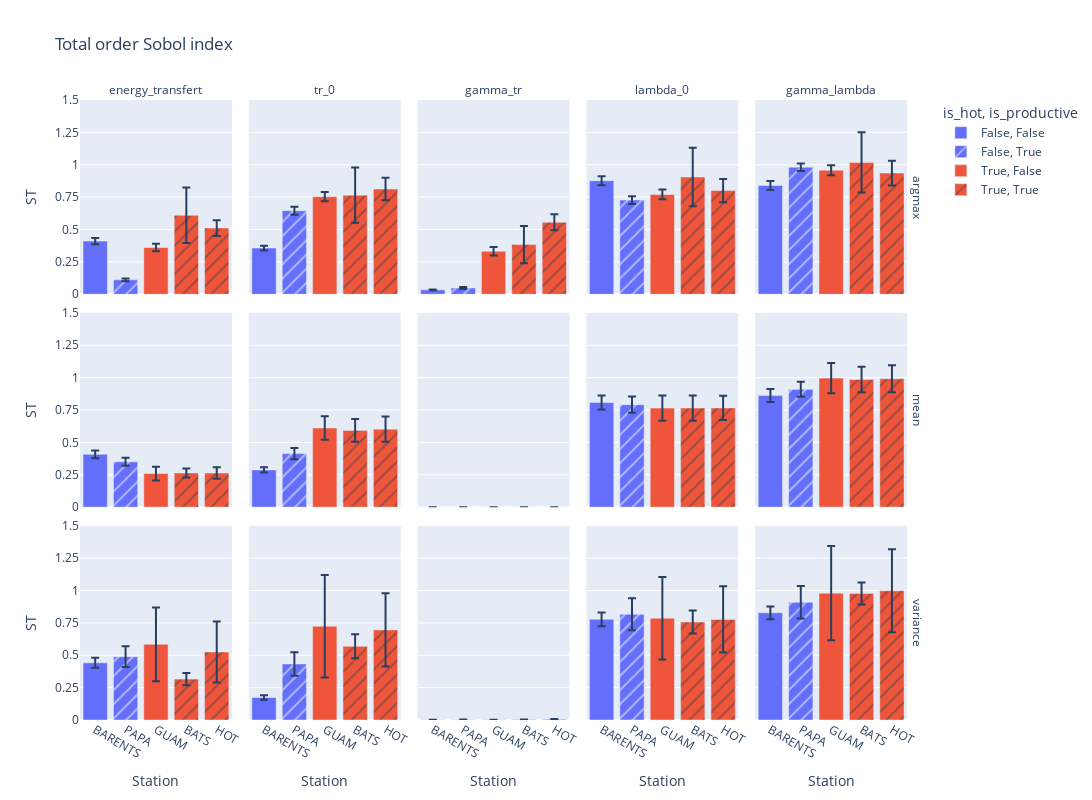

Here is the notebook cell this chart was saved with:
### Markdown cell above
### Total order Sobol indices

### Code cell
fig = px.bar(
    sobol_total_order,
    x="Station",
    facet_col="Parameter",
    y="ST",
    error_y="ST_conf",
    facet_row="QoI",
    color="is_hot",
    pattern_shape="is_productive",
    title="Total order Sobol index",
)

fig.update_layout(
    title="Total order Sobol index",
    width=1200,
    height=800,
)

fig.for_each_annotation(lambda a: a.update(text=a.text.split("=")[-1]))
fig.update_yaxes(range=[0, 1.5])
# je veux plus de ticks selon y
fig.update_yaxes(
    # ticks="outside",
    tickmode="linear",
    dtick=0.25,
)

### Figure 1 — Plotly figure (JSON) as saved in the notebook; plotly's stock layout.template omitted (floating-point values rounded to 4 significant figures)
{"data": [{"alignmentgroup": "True", "error_y": {"array": [0.02411]}, "hovertemplate": "is_hot=False<br>is_productive=False<br>QoI=argmax<br>Parameter=energy_transfert<br>Station=%{x}<br>ST=%{y}<extra></extra>", "legendgroup": "False, False", "marker": {"color": "#636efa", "pattern": {"shape": ""}}, "name": "False, False", "offsetgroup": "False, False", "orientation": "v", "showlegend": true, "textposition": "auto", "type": "bar", "x": ["BARENTS"], "xaxis": "x11", "y": [0.4109], "yaxis": "y11"}, {"alignmentgroup": "True", "error_y": {"array": [0.01833]}, "hovertemplate": "is_hot=False<br>is_productive=False<br>QoI=argmax<br>Parameter=tr_0<br>Station=%{x}<br>ST=%{y}<extra></extra>", "legendgroup": "False, False", "marker": {"color": "#636efa", "pattern": {"shape": ""}}, "name": "False, False", "offsetgroup": "False, False", "orientation": "v", "showlegend": false, "textposition": "auto", "type": "bar", "x": ["BARENTS"], "xaxis": "x12", "y": [0.3572], "yaxis": "y12"}, {"alignmentgroup": "True", "error_y": {"array": [0.002362]}, "hovertemplate": "is_hot=False<br>is_productive=False<br>QoI=argmax<br>Parameter=gamma_tr<br>Station=%{x}<br>ST=%{y}<extra></extra>", "legendgroup": "False, False", "marker": {"color": "#636efa", "pattern": {"shape": ""}}, "name": "False, False", "offsetgroup": "False, False", "orientation": "v", "showlegend": false, "textposition": "auto", "type": "bar", "x": ["BARENTS"], "xaxis": "x13", "y": [0.03412], "yaxis": "y13"}, {"alignmentgroup": "True", "error_y": {"array": [0.03471]}, "hovertemplate": "is_hot=False<br>is_productive=False<br>QoI=argmax<br>Parameter=lambda_0<br>Station=%{x}<br>ST=%{y}<extra></extra>", "legendgroup": "False, False", "marker": {"color": "#636efa", "pattern": {"shape": ""}}, "name": "False, False", "offsetgroup": "False, False", "orientation": "v", "showlegend": false, "textposition": "auto", "type": "bar", "x": ["BARENTS"], "xaxis": "x14", "y": [0.8768], "yaxis": "y14"}, {"alignmentgroup": "True", "error_y": {"array": [0.03522]}, "hovertemplate": "is_hot=False<br>is_productive=False<br>QoI=argmax<br>Parameter=gamma_lambda<br>Station=%{x}<br>ST=%{y}<extra></extra>", "legendgroup": "False, False", "marker": {"color": "#636efa", "pattern": {"shape": ""}}, "name": "False, False", "offsetgroup": "False, False", "orientation": "v", "showlegend": false, "textposition": "auto", "type": "bar", "x": ["BARENTS"], "xaxis": "x15", "y": [0.8402], "yaxis": "y15"}, {"alignmentgroup": "True", "error_y": {"array": [0.03045]}, "hovertemplate": "is_hot=False<br>is_productive=False<br>QoI=mean<br>Parameter=energy_transfert<br>Station=%{x}<br>ST=%{y}<extra></extra>", "legendgroup": "False, False", "marker": {"color": "#636efa", "pattern": {"shape": ""}}, "name": "False, False", "offsetgroup": "False, False", "orientation": "v", "showlegend": false, "textposition": "auto", "type": "bar", "x": ["BARENTS"], "xaxis": "x6", "y": [0.4076], "yaxis": "y6"}, {"alignmentgroup": "True", "error_y": {"array": [0.02063]}, "hovertemplate": "is_hot=False<br>is_productive=False<br>QoI=mean<br>Parameter=tr_0<br>Station=%{x}<br>ST=%{y}<extra></extra>", "legendgroup": "False, False", "marker": {"color": "#636efa", "pattern": {"shape": ""}}, "name": "False, False", "offsetgroup": "False, False", "orientation": "v", "showlegend": false, "textposition": "auto", "type": "bar", "x": ["BARENTS"], "xaxis": "x7", "y": [0.2875], "yaxis": "y7"}, {"alignmentgroup": "True", "error_y": {"array": [5.66e-06]}, "hovertemplate": "is_hot=False<br>is_productive=False<br>QoI=mean<br>Parameter=gamma_tr<br>Station=%{x}<br>ST=%{y}<extra></extra>", "legendgroup": "False, False", "marker": {"color": "#636efa", "pattern": {"shape": ""}}, "name": "False, False", "offsetgroup": "False, False", "orientation": "v", "showlegend": false, "textposition": "auto", "type": "bar", "x": ["BARENTS"], "xaxis": "x8", "y": [2.98e-05], "yaxis": "y8"}, {"alignmentgroup": "True", "error_y": {"array": [0.05406]}, "hovertemplate": "is_hot=False<br>is_productive=False<br>QoI=mean<br>Parameter=lambda_0<br>Station=%{x}<br>ST=%{y}<extra></extra>", "legendgroup": "False, False", "marker": {"color": "#636efa", "pattern": {"shape": ""}}, "name": "False, False", "offsetgroup": "False, False", "orientation": "v", "showlegend": false, "textposition": "auto", "type": "bar", "x": ["BARENTS"], "xaxis": "x9", "y": [0.808], "yaxis": "y9"}, {"alignmentgroup": "True", "error_y": {"array": [0.05009]}, "hovertemplate": "is_hot=False<br>is_productive=False<br>QoI=mean<br>Parameter=gamma_lambda<br>Station=%{x}<br>ST=%{y}<extra></extra>", "legendgroup": "False, False", "marker": {"color": "#636efa", "pattern": {"shape": ""}}, "name": "False, False", "offsetgroup": "False, False", "orientation": "v", "showlegend": false, "textposition": "auto", "type": "bar", "x": ["BARENTS"], "xaxis": "x10", "y": [0.8614], "yaxis": "y10"}, {"alignmentgroup": "True", "error_y": {"array": [0.03894]}, "hovertemplate": "is_hot=False<br>is_productive=False<br>QoI=variance<br>Parameter=energy_transfert<br>Station=%{x}<br>ST=%{y}<extra></extra>", "legendgroup": "False, False", "marker": {"color": "#636efa", "pattern": {"shape": ""}}, "name": "False, False", "offsetgroup": "False, False", "orientation": "v", "showlegend": false, "textposition": "auto", "type": "bar", "x": ["BARENTS"], "xaxis": "x", "y": [0.4415], "yaxis": "y"}, {"alignmentgroup": "True", "error_y": {"array": [0.01806]}, "hovertemplate": "is_hot=False<br>is_productive=False<br>QoI=variance<br>Parameter=tr_0<br>Station=%{x}<br>ST=%{y}<extra></extra>", "legendgroup": "False, False", "marker": {"color": "#636efa", "pattern": {"shape": ""}}, "name": "False, False", "offsetgroup": "False, False", "orientation": "v", "showlegend": false, "textposition": "auto", "type": "bar", "x": ["BARENTS"], "xaxis": "x2", "y": [0.1736], "yaxis": "y2"}, {"alignmentgroup": "True", "error_y": {"array": [0.0002614]}, "hovertemplate": "is_hot=False<br>is_productive=False<br>QoI=variance<br>Parameter=gamma_tr<br>Station=%{x}<br>ST=%{y}<extra></extra>", "legendgroup": "False, False", "marker": {"color": "#636efa", "pattern": {"shape": ""}}, "name": "False, False", "offsetgroup": "False, False", "orientation": "v", "showlegend": false, "textposition": "auto", "type": "bar", "x": ["BARENTS"], "xaxis": "x3", "y": [0.001453], "yaxis": "y3"}, {"alignmentgroup": "True", "error_y": {"array": [0.05331]}, "hovertemplate": "is_hot=False<br>is_productive=False<br>QoI=variance<br>Parameter=lambda_0<br>Station=%{x}<br>ST=%{y}<extra></extra>", "legendgroup": "False, False", "marker": {"color": "#636efa", "pattern": {"shape": ""}}, "name": "False, False", "offsetgroup": "False, False", "orientation": "v", "showlegend": false, "textposition": "auto", "type": "bar", "x": ["BARENTS"], "xaxis": "x4", "y": [0.7772], "yaxis": "y4"}, {"alignmentgroup": "True", "error_y": {"array": [0.04943]}, "hovertemplate": "is_hot=False<br>is_productive=False<br>QoI=variance<br>Parameter=gamma_lambda<br>Station=%{x}<br>ST=%{y}<extra></extra>", "legendgroup": "False, False", "marker": {"color": "#636efa", "pattern": {"shape": ""}}, "name": "False, False", "offsetgroup": "False, False", "orientation": "v", "showlegend": false, "textposition": "auto", "type": "bar", "x": ["BARENTS"], "xaxis": "x5", "y": [0.8273], "yaxis": "y5"}, {"alignmentgroup": "True", "error_y": {"array": [0.009992]}, "hovertemplate": "is_hot=False<br>is_productive=True<br>QoI=argmax<br>Parameter=energy_transfert<br>Station=%{x}<br>ST=%{y}<extra></extra>", "legendgroup": "False, True", "marker": {"color": "#636efa", "pattern": {"shape": "/"}}, "name": "False, True", "offsetgroup": "False, True", "orientation": "v", "showlegend": true, "textposition": "auto", "type": "bar", "x": ["PAPA"], "xaxis": "x11", "y": [0.1113], "yaxis": "y11"}, {"alignmentgroup": "True", "error_y": {"array": [0.03153]}, "hovertemplate": "is_hot=False<br>is_productive=True<br>QoI=argmax<br>Parameter=tr_0<br>Station=%{x}<br>ST=%{y}<extra></extra>", "legendgroup": "False, True", "marker": {"color": "#636efa", "pattern": {"shape": "/"}}, "name": "False, True", "offsetgroup": "False, True", "orientation": "v", "showlegend": false, "textposition": "auto", "type": "bar", "x": ["PAPA"], "xaxis": "x12", "y": [0.6451], "yaxis": "y12"}, {"alignmentgroup": "True", "error_y": {"array": [0.007801]}, "hovertemplate": "is_hot=False<br>is_productive=True<br>QoI=argmax<br>Parameter=gamma_tr<br>Station=%{x}<br>ST=%{y}<extra></extra>", "legendgroup": "False, True", "marker": {"color": "#636efa", "pattern": {"shape": "/"}}, "name": "False, True", "offsetgroup": "False, True", "orientation": "v", "showlegend": false, "textposition": "auto", "type": "bar", "x": ["PAPA"], "xaxis": "x13", "y": [0.04923], "yaxis": "y13"}, {"alignmentgroup": "True", "error_y": {"array": [0.02985]}, "hovertemplate": "is_hot=False<br>is_productive=True<br>QoI=argmax<br>Parameter=lambda_0<br>Station=%{x}<br>ST=%{y}<extra></extra>", "legendgroup": "False, True", "marker": {"color": "#636efa", "pattern": {"shape": "/"}}, "name": "False, True", "offsetgroup": "False, True", "orientation": "v", "showlegend": false, "textposition": "auto", "type": "bar", "x": ["PAPA"], "xaxis": "x14", "y": [0.7277], "yaxis": "y14"}, {"alignmentgroup": "True", "error_y": {"array": [0.0287]}, "hovertemplate": "is_hot=False<br>is_productive=True<br>QoI=argmax<br>Parameter=gamma_lambda<br>Station=%{x}<br>ST=%{y}<extra></extra>", "legendgroup": "False, True", "marker": {"color": "#636efa", "pattern": {"shape": "/"}}, "name": "False, True", "offsetgroup": "False, True", "orientation": "v", "showlegend": false, "textposition": "auto", "type": "bar", "x": ["PAPA"], "xaxis": "x15", "y": [0.9814], "yaxis": "y15"}, {"alignmentgroup": "True", "error_y": {"array": [0.03141]}, "hovertemplate": "is_hot=False<br>is_productive=True<br>QoI=mean<br>Parameter=energy_transfert<br>Station=%{x}<br>ST=%{y}<extra></extra>", "legendgroup": "False, True", "marker": {"color": "#636efa", "pattern": {"shape": "/"}}, "name": "False, True", "offsetgroup": "False, True", "orientation": "v", "showlegend": false, "textposition": "auto", "type": "bar", "x": ["PAPA"], "xaxis": "x6", "y": [0.3502], "yaxis": "y6"}, {"alignmentgroup": "True", "error_y": {"array": [0.04354]}, "hovertemplate": "is_hot=False<br>is_productive=True<br>QoI=mean<br>Parameter=tr_0<br>Station=%{x}<br>ST=%{y}<extra></extra>", "legendgroup": "False, True", "marker": {"color": "#636efa", "pattern": {"shape": "/"}}, "name": "False, True", "offsetgroup": "False, True", "orientation": "v", "showlegend": false, "textposition": "auto", "type": "bar", "x": ["PAPA"], "xaxis": "x7", "y": [0.4134], "yaxis": "y7"}, {"alignmentgroup": "True", "error_y": {"array": [6.787e-06]}, "hovertemplate": "is_hot=False<br>is_productive=True<br>QoI=mean<br>Parameter=gamma_tr<br>Station=%{x}<br>ST=%{y}<extra></extra>", "legendgroup": "False, True", "marker": {"color": "#636efa", "pattern": {"shape": "/"}}, "name": "False, True", "offsetgroup": "False, True", "orientation": "v", "showlegend": false, "textposition": "auto", "type": "bar", "x": ["PAPA"], "xaxis": "x8", "y": [2.469e-05], "yaxis": "y8"}, {"alignmentgroup": "True", "error_y": {"array": [0.06212]}, "hovertemplate": "is_hot=False<br>is_productive=True<br>QoI=mean<br>Parameter=lambda_0<br>Station=%{x}<br>ST=%{y}<extra></extra>", "legendgroup": "False, True", "marker": {"color": "#636efa", "pattern": {"shape": "/"}}, "name": "False, True", "offsetgroup": "False, True", "orientation": "v", "showlegend": false, "textposition": "auto", "type": "bar", "x": ["PAPA"], "xaxis": "x9", "y": [0.7914], "yaxis": "y9"}, {"alignmentgroup": "True", "error_y": {"array": [0.0579]}, "hovertemplate": "is_hot=False<br>is_productive=True<br>QoI=mean<br>Parameter=gamma_lambda<br>Station=%{x}<br>ST=%{y}<extra></extra>", "legendgroup": "False, True", "marker": {"color": "#636efa", "pattern": {"shape": "/"}}, "name": "False, True", "offsetgroup": "False, True", "orientation": "v", "showlegend": false, "textposition": "auto", "type": "bar", "x": ["PAPA"], "xaxis": "x10", "y": [0.9093], "yaxis": "y10"}, {"alignmentgroup": "True", "error_y": {"array": [0.07987]}, "hovertemplate": "is_hot=False<br>is_productive=True<br>QoI=variance<br>Parameter=energy_transfert<br>Station=%{x}<br>ST=%{y}<extra></extra>", "legendgroup": "False, True", "marker": {"color": "#636efa", "pattern": {"shape": "/"}}, "name": "False, True", "offsetgroup": "False, True", "orientation": "v", "showlegend": false, "textposition": "auto", "type": "bar", "x": ["PAPA"], "xaxis": "x", "y": [0.4889], "yaxis": "y"}, {"alignmentgroup": "True", "error_y": {"array": [0.09077]}, "hovertemplate": "is_hot=False<br>is_productive=True<br>QoI=variance<br>Parameter=tr_0<br>Station=%{x}<br>ST=%{y}<extra></extra>", "legendgroup": "False, True", "marker": {"color": "#636efa", "pattern": {"shape": "/"}}, "name": "False, True", "offsetgroup": "False, True", "orientation": "v", "showlegend": false, "textposition": "auto", "type": "bar", "x": ["PAPA"], "xaxis": "x2", "y": [0.4324], "yaxis": "y2"}, {"alignmentgroup": "True", "error_y": {"array": [0.0005688]}, "hovertemplate": "is_hot=False<br>is_productive=True<br>QoI=variance<br>Parameter=gamma_tr<br>Station=%{x}<br>ST=%{y}<extra></extra>", "legendgroup": "False, True", "marker": {"color": "#636efa", "pattern": {"shape": "/"}}, "name": "False, True", "offsetgroup": "False, True", "orientation": "v", "showlegend": false, "textposition": "auto", "type": "bar", "x": ["PAPA"], "xaxis": "x3", "y": [0.002714], "yaxis": "y3"}, {"alignmentgroup": "True", "error_y": {"array": [0.1232]}, "hovertemplate": "is_hot=False<br>is_productive=True<br>QoI=variance<br>Parameter=lambda_0<br>Station=%{x}<br>ST=%{y}<extra></extra>", "legendgroup": "False, True", "marker": {"color": "#636efa", "pattern": {"shape": "/"}}, "name": "False, True", "offsetgroup": "False, True", "orientation": "v", "showlegend": false, "textposition": "auto", "type": "bar", "x": ["PAPA"], "xaxis": "x4", "y": [0.8163], "yaxis": "y4"}, {"alignmentgroup": "True", "error_y": {"array": [0.1251]}, "hovertemplate": "is_hot=False<br>is_productive=True<br>QoI=variance<br>Parameter=gamma_lambda<br>Station=%{x}<br>ST=%{y}<extra></extra>", "legendgroup": "False, True", "marker": {"color": "#636efa", "pattern": {"shape": "/"}}, "name": "False, True", "offsetgroup": "False, True", "orientation": "v", "showlegend": false, "textposition": "auto", "type": "bar", "x": ["PAPA"], "xaxis": "x5", "y": [0.9088], "yaxis": "y5"}, {"alignmentgroup": "True", "error_y": {"array": [0.02836]}, "hovertemplate": "is_hot=True<br>is_productive=False<br>QoI=argmax<br>Parameter=energy_transfert<br>Station=%{x}<br>ST=%{y}<extra></extra>", "legendgroup": "True, False", "marker": {"color": "#EF553B", "pattern": {"shape": ""}}, "name": "True, False", "offsetgroup": "True, False", "orientation": "v", "showlegend": true, "textposition": "auto", "type": "bar", "x": ["GUAM"], "xaxis": "x11", "y": [0.3611], "yaxis": "y11"}, {"alignmentgroup": "True", "error_y": {"array": [0.0353]}, "hovertemplate": "is_hot=True<br>is_productive=False<br>QoI=argmax<br>Parameter=tr_0<br>Station=%{x}<br>ST=%{y}<extra></extra>", "legendgroup": "True, False", "marker": {"color": "#EF553B", "pattern": {"shape": ""}}, "name": "True, False", "offsetgroup": "True, False", "orientation": "v", "showlegend": false, "textposition": "auto", "type": "bar", "x": ["GUAM"], "xaxis": "x12", "y": [0.7536], "yaxis": "y12"}, {"alignmentgroup": "True", "error_y": {"array": [0.03342]}, "hovertemplate": "is_hot=True<br>is_productive=False<br>QoI=argmax<br>Parameter=gamma_tr<br>Station=%{x}<br>ST=%{y}<extra></extra>", "legendgroup": "True, False", "marker": {"color": "#EF553B", "pattern": {"shape": ""}}, "name": "True, False", "offsetgroup": "True, False", "orientation": "v", "showlegend": false, "textposition": "auto", "type": "bar", "x": ["GUAM"], "xaxis": "x13", "y": [0.3319], "yaxis": "y13"}, {"alignmentgroup": "True", "error_y": {"array": [0.03772]}, "hovertemplate": "is_hot=True<br>is_productive=False<br>QoI=argmax<br>Parameter=lambda_0<br>Station=%{x}<br>ST=%{y}<extra></extra>", "legendgroup": "True, False", "marker": {"color": "#EF553B", "pattern": {"shape": ""}}, "name": "True, False", "offsetgroup": "True, False", "orientation": "v", "showlegend": false, "textposition": "auto", "type": "bar", "x": ["GUAM"], "xaxis": "x14", "y": [0.7704], "yaxis": "y14"}, {"alignmentgroup": "True", "error_y": {"array": [0.03859]}, "hovertemplate": "is_hot=True<br>is_productive=False<br>QoI=argmax<br>Parameter=gamma_lambda<br>Station=%{x}<br>ST=%{y}<extra></extra>", "legendgroup": "True, False", "marker": {"color": "#EF553B", "pattern": {"shape": ""}}, "name": "True, False", "offsetgroup": "True, False", "orientation": "v", "showlegend": false, "textposition": "auto", "type": "bar", "x": ["GUAM"], "xaxis": "x15", "y": [0.9572], "yaxis": "y15"}, {"alignmentgroup": "True", "error_y": {"array": [0.05342]}, "hovertemplate": "is_hot=True<br>is_productive=False<br>QoI=mean<br>Parameter=energy_transfert<br>Station=%{x}<br>ST=%{y}<extra></extra>", "legendgroup": "True, False", "marker": {"color": "#EF553B", "pattern": {"shape": ""}}, "name": "True, False", "offsetgroup": "True, False", "orientation": "v", "showlegend": false, "textposition": "auto", "type": "bar", "x": ["GUAM"], "xaxis": "x6", "y": [0.2592], "yaxis": "y6"}, {"alignmentgroup": "True", "error_y": {"array": [0.09049]}, "hovertemplate": "is_hot=True<br>is_productive=False<br>QoI=mean<br>Parameter=tr_0<br>Station=%{x}<br>ST=%{y}<extra></extra>", "legendgroup": "True, False", "marker": {"color": "#EF553B", "pattern": {"shape": ""}}, "name": "True, False", "offsetgroup": "True, False", "orientation": "v", "showlegend": false, "textposition": "auto", "type": "bar", "x": ["GUAM"], "xaxis": "x7", "y": [0.6109], "yaxis": "y7"}, {"alignmentgroup": "True", "error_y": {"array": [2.59e-06]}, "hovertemplate": "is_hot=True<br>is_productive=False<br>QoI=mean<br>Parameter=gamma_tr<br>Station=%{x}<br>ST=%{y}<extra></extra>", "legendgroup": "True, False", "marker": {"color": "#EF553B", "pattern": {"shape": ""}}, "name": "True, False", "offsetgroup": "True, False", "orientation": "v", "showlegend": false, "textposition": "auto", "type": "bar", "x": ["GUAM"], "xaxis": "x8", "y": [5.347e-06], "yaxis": "y8"}, {"alignmentgroup": "True", "error_y": {"array": [0.09701]}, "hovertemplate": "is_hot=True<br>is_productive=False<br>QoI=mean<br>Parameter=lambda_0<br>Station=%{x}<br>ST=%{y}<extra></extra>", "legendgroup": "True, False", "marker": {"color": "#EF553B", "pattern": {"shape": ""}}, "name": "True, False", "offsetgroup": "True, False", "orientation": "v", "showlegend": false, "textposition": "auto", "type": "bar", "x": ["GUAM"], "xaxis": "x9", "y": [0.7647], "yaxis": "y9"}, {"alignmentgroup": "True", "error_y": {"array": [0.1159]}, "hovertemplate": "is_hot=True<br>is_productive=False<br>QoI=mean<br>Parameter=gamma_lambda<br>Station=%{x}<br>ST=%{y}<extra></extra>", "legendgroup": "True, False", "marker": {"color": "#EF553B", "pattern": {"shape": ""}}, "name": "True, False", "offsetgroup": "True, False", "orientation": "v", "showlegend": false, "textposition": "auto", "type": "bar", "x": ["GUAM"], "xaxis": "x10", "y": [0.9962], "yaxis": "y10"}, {"alignmentgroup": "True", "error_y": {"array": [0.2852]}, "hovertemplate": "is_hot=True<br>is_productive=False<br>QoI=variance<br>Parameter=energy_transfert<br>Station=%{x}<br>ST=%{y}<extra></extra>", "legendgroup": "True, False", "marker": {"color": "#EF553B", "pattern": {"shape": ""}}, "name": "True, False", "offsetgroup": "True, False", "orientation": "v", "showlegend": false, "textposition": "auto", "type": "bar", "x": ["GUAM"], "xaxis": "x", "y": [0.5842], "yaxis": "y"}, {"alignmentgroup": "True", "error_y": {"array": [0.3957]}, "hovertemplate": "is_hot=True<br>is_productive=False<br>QoI=variance<br>Parameter=tr_0<br>Station=%{x}<br>ST=%{y}<extra></extra>", "legendgroup": "True, False", "marker": {"color": "#EF553B", "pattern": {"shape": ""}}, "name": "True, False", "offsetgroup": "True, False", "orientation": "v", "showlegend": false, "textposition": "auto", "type": "bar", "x": ["GUAM"], "xaxis": "x2", "y": [0.7247], "yaxis": "y2"}, {"alignmentgroup": "True", "error_y": {"array": [0.0008775]}, "hovertemplate": "is_hot=True<br>is_productive=False<br>QoI=variance<br>Parameter=gamma_tr<br>Station=%{x}<br>ST=%{y}<extra></extra>", "legendgroup": "True, False", "marker": {"color": "#EF553B", "pattern": {"shape": ""}}, "name": "True, False", "offsetgroup": "True, False", "orientation": "v", "showlegend": false, "textposition": "auto", "type": "bar", "x": ["GUAM"], "xaxis": "x3", "y": [0.001153], "yaxis": "y3"}, {"alignmentgroup": "True", "error_y": {"array": [0.3185]}, "hovertemplate": "is_hot=True<br>is_productive=False<br>QoI=variance<br>Parameter=lambda_0<br>Station=%{x}<br>ST=%{y}<extra></extra>", "legendgroup": "True, False", "marker": {"color": "#EF553B", "pattern": {"shape": ""}}, "name": "True, False", "offsetgroup": "True, False", "orientation": "v", "showlegend": false, "textposition": "auto", "type": "bar", "x": ["GUAM"], "xaxis": "x4", "y": [0.786], "yaxis": "y4"}, {"alignmentgroup": "True", "error_y": {"array": [0.3632]}, "hovertemplate": "is_hot=True<br>is_productive=False<br>QoI=variance<br>Parameter=gamma_lambda<br>Station=%{x}<br>ST=%{y}<extra></extra>", "legendgroup": "True, False", "marker": {"color": "#EF553B", "pattern": {"shape": ""}}, "name": "True, False", "offsetgroup": "True, False", "orientation": "v", "showlegend": false, "textposition": "auto", "type": "bar", "x": ["GUAM"], "xaxis": "x5", "y": [0.9794], "yaxis": "y5"}, {"alignmentgroup": "True", "error_y": {"array": [0.215, 0.06093]}, "hovertemplate": "is_hot=True<br>is_productive=True<br>QoI=argmax<br>Parameter=energy_transfert<br>Station=%{x}<br>ST=%{y}<extra></extra>", "legendgroup": "True, True", "marker": {"color": "#EF553B", "pattern": {"shape": "/"}}, "name": "True, True", "offsetgroup": "True, True", "orientation": "v", "showlegend": true, "textposition": "auto", "type": "bar", "x": ["BATS", "HOT"], "xaxis": "x11", "y": [0.61, 0.5115], "yaxis": "y11"}, {"alignmentgroup": "True", "error_y": {"array": [0.2131, 0.08635]}, "hovertemplate": "is_hot=True<br>is_productive=True<br>QoI=argmax<br>Parameter=tr_0<br>Station=%{x}<br>ST=%{y}<extra></extra>", "legendgroup": "True, True", "marker": {"color": "#EF553B", "pattern": {"shape": "/"}}, "name": "True, True", "offsetgroup": "True, True", "orientation": "v", "showlegend": false, "textposition": "auto", "type": "bar", "x": ["BATS", "HOT"], "xaxis": "x12", "y": [0.7653, 0.8126], "yaxis": "y12"}, {"alignmentgroup": "True", "error_y": {"array": [0.1437, 0.06195]}, "hovertemplate": "is_hot=True<br>is_productive=True<br>QoI=argmax<br>Parameter=gamma_tr<br>Station=%{x}<br>ST=%{y}<extra></extra>", "legendgroup": "True, True", "marker": {"color": "#EF553B", "pattern": {"shape": "/"}}, "name": "True, True", "offsetgroup": "True, True", "orientation": "v", "showlegend": false, "textposition": "auto", "type": "bar", "x": ["BATS", "HOT"], "xaxis": "x13", "y": [0.3833, 0.5559], "yaxis": "y13"}, {"alignmentgroup": "True", "error_y": {"array": [0.2264, 0.08982]}, "hovertemplate": "is_hot=True<br>is_productive=True<br>QoI=argmax<br>Parameter=lambda_0<br>Station=%{x}<br>ST=%{y}<extra></extra>", "legendgroup": "True, True", "marker": {"color": "#EF553B", "pattern": {"shape": "/"}}, "name": "True, True", "offsetgroup": "True, True", "orientation": "v", "showlegend": false, "textposition": "auto", "type": "bar", "x": ["BATS", "HOT"], "xaxis": "x14", "y": [0.9059, 0.8009], "yaxis": "y14"}, {"alignmentgroup": "True", "error_y": {"array": [0.2327, 0.09467]}, "hovertemplate": "is_hot=True<br>is_productive=True<br>QoI=argmax<br>Parameter=gamma_lambda<br>Station=%{x}<br>ST=%{y}<extra></extra>", "legendgroup": "True, True", "marker": {"color": "#EF553B", "pattern": {"shape": "/"}}, "name": "True, True", "offsetgroup": "True, True", "orientation": "v", "showlegend": false, "textposition": "auto", "type": "bar", "x": ["BATS", "HOT"], "xaxis": "x15", "y": [1.018, 0.9354], "yaxis": "y15"}, {"alignmentgroup": "True", "error_y": {"array": [0.03507, 0.04471]}, "hovertemplate": "is_hot=True<br>is_productive=True<br>QoI=mean<br>Parameter=energy_transfert<br>Station=%{x}<br>ST=%{y}<extra></extra>", "legendgroup": "True, True", "marker": {"color": "#EF553B", "pattern": {"shape": "/"}}, "name": "True, True", "offsetgroup": "True, True", "orientation": "v", "showlegend": false, "textposition": "auto", "type": "bar", "x": ["BATS", "HOT"], "xaxis": "x6", "y": [0.2637, 0.2631], "yaxis": "y6"}, {"alignmentgroup": "True", "error_y": {"array": [0.08772, 0.09775]}, "hovertemplate": "is_hot=True<br>is_productive=True<br>QoI=mean<br>Parameter=tr_0<br>Station=%{x}<br>ST=%{y}<extra></extra>", "legendgroup": "True, True", "marker": {"color": "#EF553B", "pattern": {"shape": "/"}}, "name": "True, True", "offsetgroup": "True, True", "orientation": "v", "showlegend": false, "textposition": "auto", "type": "bar", "x": ["BATS", "HOT"], "xaxis": "x7", "y": [0.5927, 0.6023], "yaxis": "y7"}, {"alignmentgroup": "True", "error_y": {"array": [6.243e-06, 2.238e-06]}, "hovertemplate": "is_hot=True<br>is_productive=True<br>QoI=mean<br>Parameter=gamma_tr<br>Station=%{x}<br>ST=%{y}<extra></extra>", "legendgroup": "True, True", "marker": {"color": "#EF553B", "pattern": {"shape": "/"}}, "name": "True, True", "offsetgroup": "True, True", "orientation": "v", "showlegend": false, "textposition": "auto", "type": "bar", "x": ["BATS", "HOT"], "xaxis": "x8", "y": [1.779e-05, 4.925e-06], "yaxis": "y8"}, {"alignmentgroup": "True", "error_y": {"array": [0.09737, 0.09329]}, "hovertemplate": "is_hot=True<br>is_productive=True<br>QoI=mean<br>Parameter=lambda_0<br>Station=%{x}<br>ST=%{y}<extra></extra>", "legendgroup": "True, True", "marker": {"color": "#EF553B", "pattern": {"shape": "/"}}, "name": "True, True", "offsetgroup": "True, True", "orientation": "v", "showlegend": false, "textposition": "auto", "type": "bar", "x": ["BATS", "HOT"], "xaxis": "x9", "y": [0.7651, 0.7661], "yaxis": "y9"}, {"alignmentgroup": "True", "error_y": {"array": [0.09775, 0.1036]}, "hovertemplate": "is_hot=True<br>is_productive=True<br>QoI=mean<br>Parameter=gamma_lambda<br>Station=%{x}<br>ST=%{y}<extra></extra>", "legendgroup": "True, True", "marker": {"color": "#EF553B", "pattern": {"shape": "/"}}, "name": "True, True", "offsetgroup": "True, True", "orientation": "v", "showlegend": false, "textposition": "auto", "type": "bar", "x": ["BATS", "HOT"], "xaxis": "x10", "y": [0.9855, 0.9914], "yaxis": "y10"}, {"alignmentgroup": "True", "error_y": {"array": [0.04683, 0.2348]}, "hovertemplate": "is_hot=True<br>is_productive=True<br>QoI=variance<br>Parameter=energy_transfert<br>Station=%{x}<br>ST=%{y}<extra></extra>", "legendgroup": "True, True", "marker": {"color": "#EF553B", "pattern": {"shape": "/"}}, "name": "True, True", "offsetgroup": "True, True", "orientation": "v", "showlegend": false, "textposition": "auto", "type": "bar", "x": ["BATS", "HOT"], "xaxis": "x", "y": [0.3157, 0.525], "yaxis": "y"}, {"alignmentgroup": "True", "error_y": {"array": [0.09239, 0.2828]}, "hovertemplate": "is_hot=True<br>is_productive=True<br>QoI=variance<br>Parameter=tr_0<br>Station=%{x}<br>ST=%{y}<extra></extra>", "legendgroup": "True, True", "marker": {"color": "#EF553B", "pattern": {"shape": "/"}}, "name": "True, True", "offsetgroup": "True, True", "orientation": "v", "showlegend": false, "textposition": "auto", "type": "bar", "x": ["BATS", "HOT"], "xaxis": "x2", "y": [0.5689, 0.6957], "yaxis": "y2"}, {"alignmentgroup": "True", "error_y": {"array": [0.001521, 0.003085]}, "hovertemplate": "is_hot=True<br>is_productive=True<br>QoI=variance<br>Parameter=gamma_tr<br>Station=%{x}<br>ST=%{y}<extra></extra>", "legendgroup": "True, True", "marker": {"color": "#EF553B", "pattern": {"shape": "/"}}, "name": "True, True", "offsetgroup": "True, True", "orientation": "v", "showlegend": false, "textposition": "auto", "type": "bar", "x": ["BATS", "HOT"], "xaxis": "x3", "y": [0.003095, 0.005251], "yaxis": "y3"}, {"alignmentgroup": "True", "error_y": {"array": [0.08913, 0.2554]}, "hovertemplate": "is_hot=True<br>is_productive=True<br>QoI=variance<br>Parameter=lambda_0<br>Station=%{x}<br>ST=%{y}<extra></extra>", "legendgroup": "True, True", "marker": {"color": "#EF553B", "pattern": {"shape": "/"}}, "name": "True, True", "offsetgroup": "True, True", "orientation": "v", "showlegend": false, "textposition": "auto", "type": "bar", "x": ["BATS", "HOT"], "xaxis": "x4", "y": [0.7562, 0.7767], "yaxis": "y4"}, {"alignmentgroup": "True", "error_y": {"array": [0.08493, 0.3205]}, "hovertemplate": "is_hot=True<br>is_productive=True<br>QoI=variance<br>Parameter=gamma_lambda<br>Station=%{x}<br>ST=%{y}<extra></extra>", "legendgroup": "True, True", "marker": {"color": "#EF553B", "pattern": {"shape": "/"}}, "name": "True, True", "offsetgroup": "True, True", "orientation": "v", "showlegend": false, "textposition": "auto", "type": "bar", "x": ["BATS", "HOT"], "xaxis": "x5", "y": [0.9776, 0.9984], "yaxis": "y5"}], "layout": {"annotations": [{"font": {}, "showarrow": false, "text": "energy_transfert", "x": 0.09, "xanchor": "center", "xref": "paper", "y": 1.0, "yanchor": "bottom", "yref": "paper"}, {"font": {}, "showarrow": false, "text": "tr_0", "x": 0.29, "xanchor": "center", "xref": "paper", "y": 1.0, "yanchor": "bottom", "yref": "paper"}, {"font": {}, "showarrow": false, "text": "gamma_tr", "x": 0.49, "xanchor": "center", "xref": "paper", "y": 1.0, "yanchor": "bottom", "yref": "paper"}, {"font": {}, "showarrow": false, "text": "lambda_0", "x": 0.69, "xanchor": "center", "xref": "paper", "y": 1.0, "yanchor": "bottom", "yref": "paper"}, {"font": {}, "showarrow": false, "text": "gamma_lambda", "x": 0.89, "xanchor": "center", "xref": "paper", "y": 1.0, "yanchor": "bottom", "yref": "paper"}, {"font": {}, "showarrow": false, "text": "variance", "textangle": 90, "x": 0.98, "xanchor": "left", "xref": "paper", "y": 0.1567, "yanchor": "middle", "yref": "paper"}, {"font": {}, "showarrow": false, "text": "mean", "textangle": 90, "x": 0.98, "xanchor": "left", "xref": "paper", "y": 0.5, "yanchor": "middle", "yref": "paper"}, {"font": {}, "showarrow": false, "text": "argmax", "textangle": 90, "x": 0.98, "xanchor": "left", "xref": "paper", "y": 0.8433, "yanchor": "middle", "yref": "paper"}], "barmode": "relative", "height": 800, "legend": {"title": {"text": "is_hot, is_productive"}, "tracegroupgap": 0}, "title": {"text": "Total order Sobol index"}, "width": 1200, "xaxis": {"anchor": "y", "domain": [0, 0.18], "title": {"text": "Station"}}, "xaxis10": {"anchor": "y10", "domain": [0.8, 0.98], "matches": "x", "showticklabels": false}, "xaxis11": {"anchor": "y11", "domain": [0, 0.18], "matches": "x", "showticklabels": false}, "xaxis12": {"anchor": "y12", "domain": [0.2, 0.38], "matches": "x", "showticklabels": false}, "xaxis13": {"anchor": "y13", "domain": [0.4, 0.58], "matches": "x", "showticklabels": false}, "xaxis14": {"anchor": "y14", "domain": [0.6, 0.78], "matches": "x", "showticklabels": false}, "xaxis15": {"anchor": "y15", "domain": [0.8, 0.98], "matches": "x", "showticklabels": false}, "xaxis2": {"anchor": "y2", "domain": [0.2, 0.38], "matches": "x", "title": {"text": "Station"}}, "xaxis3": {"anchor": "y3", "domain": [0.4, 0.58], "matches": "x", "title": {"text": "Station"}}, "xaxis4": {"anchor": "y4", "domain": [0.6, 0.78], "matches": "x", "title": {"text": "Station"}}, "xaxis5": {"anchor": "y5", "domain": [0.8, 0.98], "matches": "x", "title": {"text": "Station"}}, "xaxis6": {"anchor": "y6", "domain": [0, 0.18], "matches": "x", "showticklabels": false}, "xaxis7": {"anchor": "y7", "domain": [0.2, 0.38], "matches": "x", "showticklabels": false}, "xaxis8": {"anchor": "y8", "domain": [0.4, 0.58], "matches": "x", "showticklabels": false}, "xaxis9": {"anchor": "y9", "domain": [0.6, 0.78], "matches": "x", "showticklabels": false}, "yaxis": {"anchor": "x", "domain": [0, 0.3133], "dtick": 0.25, "range": [0, 1.5], "tickmode": "linear", "title": {"text": "ST"}}, "yaxis10": {"anchor": "x10", "domain": [0.3433, 0.6567], "dtick": 0.25, "matches": "y", "range": [0, 1.5], "showticklabels": false, "tickmode": "linear"}, "yaxis11": {"anchor": "x11", "domain": [0.6867, 1.0], "dtick": 0.25, "matches": "y", "range": [0, 1.5], "tickmode": "linear", "title": {"text": "ST"}}, "yaxis12": {"anchor": "x12", "domain": [0.6867, 1.0], "dtick": 0.25, "matches": "y", "range": [0, 1.5], "showticklabels": false, "tickmode": "linear"}, "yaxis13": {"anchor": "x13", "domain": [0.6867, 1.0], "dtick": 0.25, "matches": "y", "range": [0, 1.5], "showticklabels": false, "tickmode": "linear"}, "yaxis14": {"anchor": "x14", "domain": [0.6867, 1.0], "dtick": 0.25, "matches": "y", "range": [0, 1.5], "showticklabels": false, "tickmode": "linear"}, "yaxis15": {"anchor": "x15", "domain": [0.6867, 1.0], "dtick": 0.25, "matches": "y", "range": [0, 1.5], "showticklabels": false, "tickmode": "linear"}, "yaxis2": {"anchor": "x2", "domain": [0, 0.3133], "dtick": 0.25, "matches": "y", "range": [0, 1.5], "showticklabels": false, "tickmode": "linear"}, "yaxis3": {"anchor": "x3", "domain": [0, 0.3133], "dtick": 0.25, "matches": "y", "range": [0, 1.5], "showticklabels": false, "tickmode": "linear"}, "yaxis4": {"anchor": "x4", "domain": [0, 0.3133], "dtick": 0.25, "matches": "y", "range": [0, 1.5], "showticklabels": false, "tickmode": "linear"}, "yaxis5": {"anchor": "x5", "domain": [0, 0.3133], "dtick": 0.25, "matches": "y", "range": [0, 1.5], "showticklabels": false, "tickmode": "linear"}, "yaxis6": {"anchor": "x6", "domain": [0.3433, 0.6567], "dtick": 0.25, "matches": "y", "range": [0, 1.5], "tickmode": "linear", "title": {"text": "ST"}}, "yaxis7": {"anchor": "x7", "domain": [0.3433, 0.6567], "dtick": 0.25, "matches": "y", "range": [0, 1.5], "showticklabels": false, "tickmode": "linear"}, "yaxis8": {"anchor": "x8", "domain": [0.3433, 0.6567], "dtick": 0.25, "matches": "y", "range": [0, 1.5], "showticklabels": false, "tickmode": "linear"}, "yaxis9": {"anchor": "x9", "domain": [0.3433, 0.6567], "dtick": 0.25, "matches": "y", "range": [0, 1.5], "showticklabels": false, "tickmode": "linear"}}}
